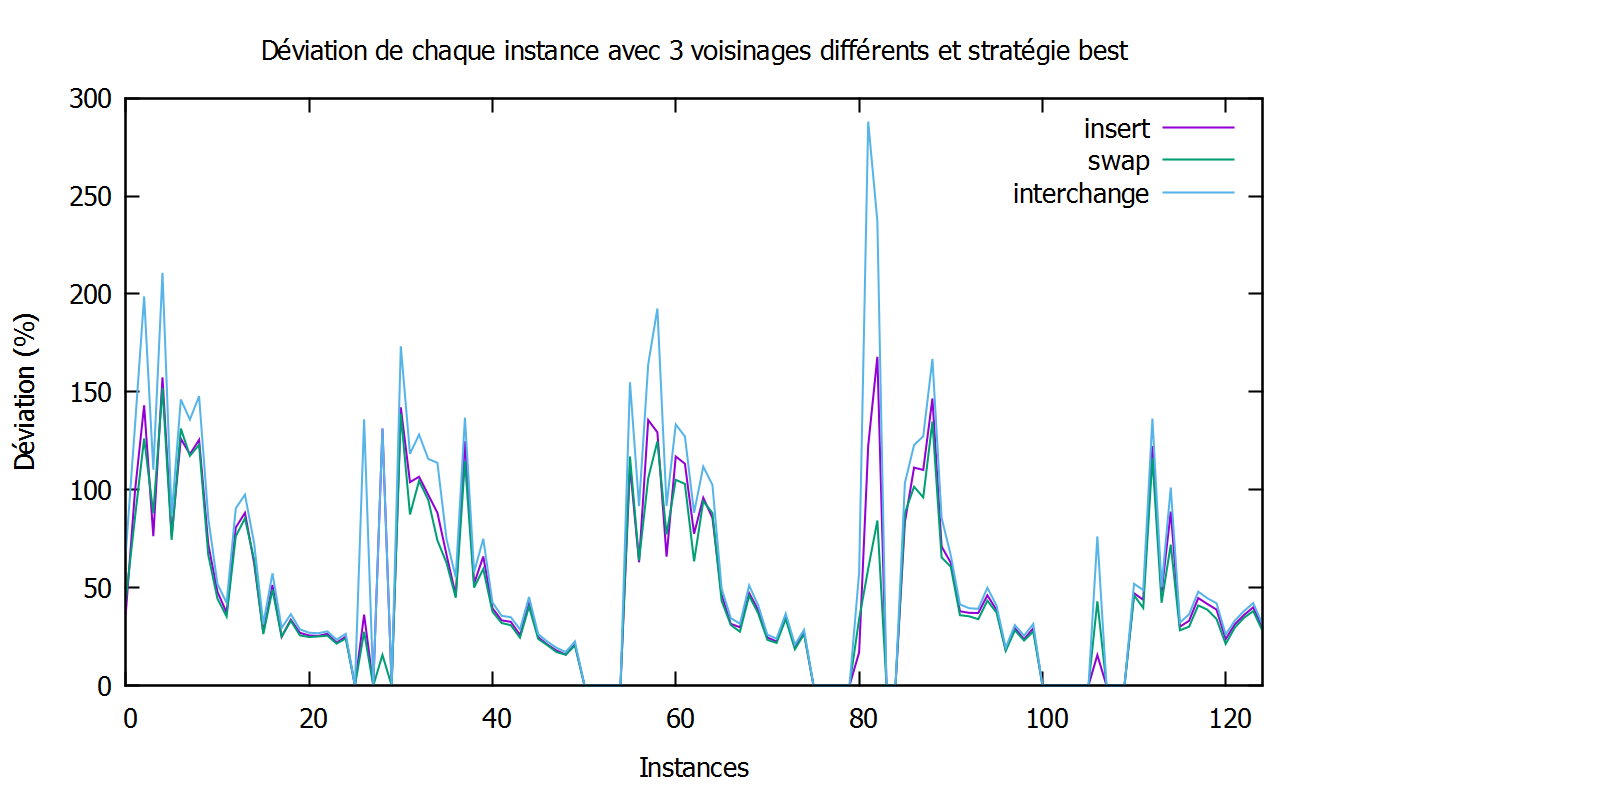

Recreate this plot in gnuplot.
set output "C:/Users/Pierrick/workspace/SMTWTP/experiences/xp5.png"
set title "Déviation de chaque instance avec 3 voisinages différents, solution initiale MDD et stratégie best"
set ylabel "Déviation (%)"
set xlabel "Instances"
set xrange [0:124]
plot "C:/Users/Pierrick/workspace/SMTWTP/data/results/hc/best_insert_mdd.dat" using 0:1 with lines title "insert", "C:/Users/Pierrick/workspace/SMTWTP/data/results/hc/best_swap_mdd.dat" using 0:1 with lines title "swap", "C:/Users/Pierrick/workspace/SMTWTP/data/results/hc/best_interchange_mdd.dat" using 0:1 with lines title "interchange"